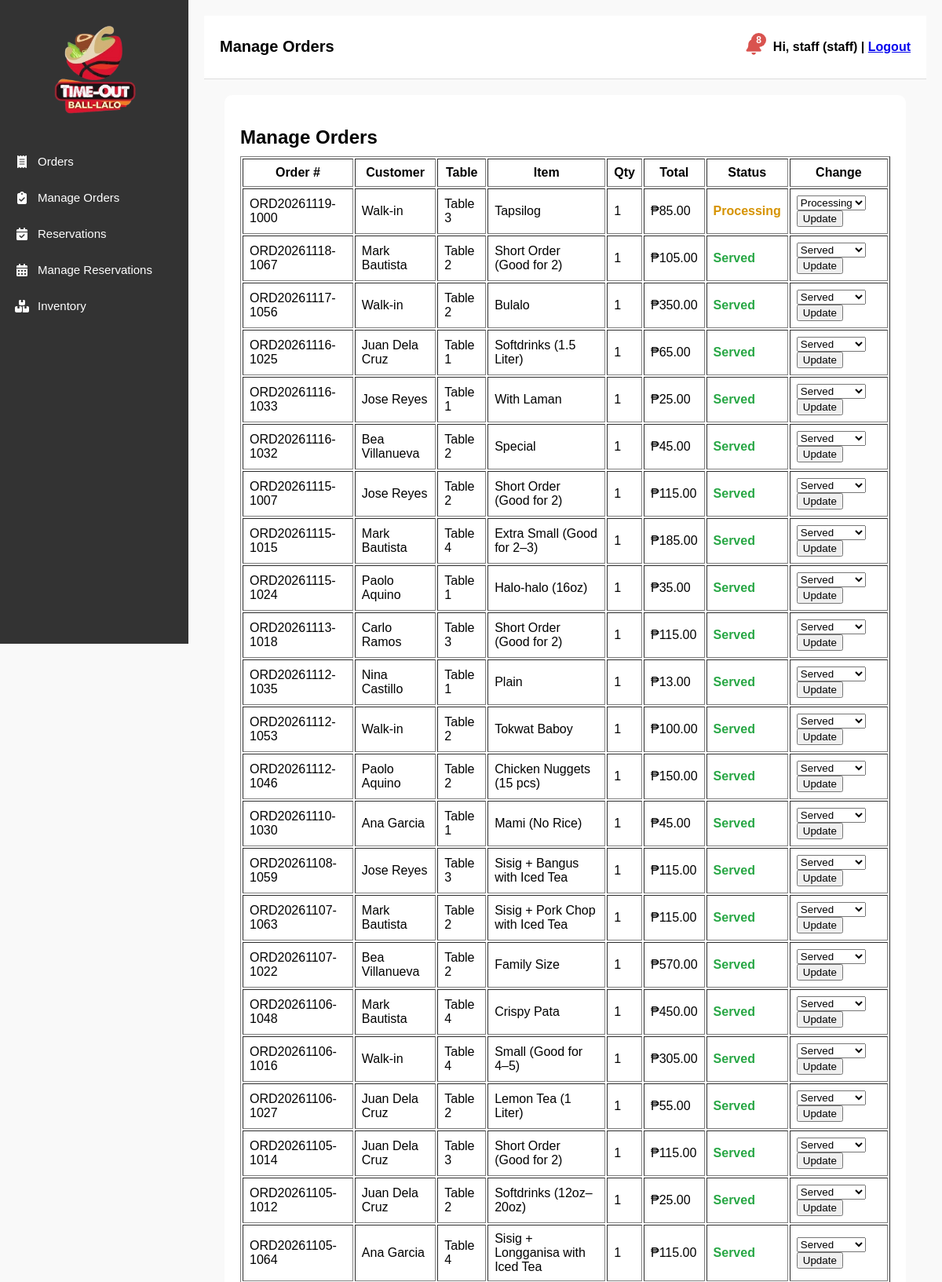
The page /pages/manage_orders.php (signed in, upper part) on the database its author committed.
### tables this page shows
CREATE TABLE orders (
  id INTEGER PRIMARY KEY AUTOINCREMENT,
  order_number TEXT DEFAULT NULL,
  customer_name TEXT NOT NULL,
  category TEXT DEFAULT NULL,
  product TEXT NOT NULL,
  quantity INTEGER NOT NULL,
  price REAL NOT NULL,
  total REAL DEFAULT NULL,
  table_no TEXT DEFAULT NULL,
  status TEXT DEFAULT 'Processing',
  order_date TEXT NOT NULL DEFAULT CURRENT_TIMESTAMP,
  item TEXT GENERATED ALWAYS AS (product) VIRTUAL
);

### demo/db_sqlite.php (called while the page is built, shortened)
<?php
class DemoResult
{
    public $num_rows = 0;
    private $rows;
    private $i = 0;
    public function __construct(array $rows)
    {
        $this->rows = $rows;
        $this->num_rows = count($rows);
    }
    public function fetch_assoc() { return $this->i < $this->num_rows ? $this->rows[$this->i++] : null; }
}
class DemoMysqli
{
    private $db;
    public function __construct(string $path)
    {
        $this->db = new SQLite3($path);
        $this->db->busyTimeout(3000);
        $this->db->exec('PRAGMA foreign_keys = ON');
        $this->db->createFunction('NOW', fn() => date('Y-m-d H:i:s'), 0);
        $this->db->createFunction('CURDATE', fn() => date('Y-m-d'), 0);
        $this->db->createFunction('CURTIME', fn() => date('H:i:s'), 0);
        $this->db->createFunction('DAY', fn($d) => $d === null ? null : (int) date('j', strtotime($d)), 1);
        $this->db->createFunction('MONTH', fn($d) => $d === null ? null : (int) date('n', strtotime($d)), 1);
        $this->db->createFunction('YEAR', fn($d) => $d === null ? null : (int) date('Y', strtotime($d)), 1);
        $this->db->createFunction('CONCAT', fn(...$a) => in_array(null, $a, true) ? null : implode('', $a), -1);
    }
    public function sqlite() { return $this->db; }
    public function query($sql)
    {
        $res = @$this->db->query($sql);
        $rows = [];
        while (($r = $res->fetchArray(SQLITE3_ASSOC)) !== false) $rows[] = $r;
        return new DemoResult($rows);
    }
}
function demo_db(): DemoMysqli
{
    $dir = is_dir('/persist') && is_writable('/persist') ? '/persist/ballalo-demo' : sys_get_temp_dir() . '/ballalo-demo';
    $path = $dir . '/restaurant.sqlite';
    $fresh = !file_exists($path);
    $conn = new DemoMysqli($path);
    if ($fresh) {
        $db = $conn->sqlite();
        $anchor = $db->querySingle("SELECT value FROM demo_meta WHERE key = 'anchor_date'");
        $shift = (int) round((strtotime(date('Y-m-d')) - strtotime($anchor)) / 86400);
        if ($shift !== 0) {
            $s = ($shift > 0 ? '+' : '') . $shift . ' days';
            $db->exec("UPDATE orders SET order_date = datetime(order_date, '$s')");
            $db->exec("UPDATE reservations SET reservation_date = date(reservation_date, '$s'), created_at = datetime(created_at, '$s')");
        }
        $hash = password_hash('demo1234', PASSWORD_DEFAULT);
        $st = $db->prepare("UPDATE users SET password = :h WHERE password = '__DEMO__'");
        $st->bindValue(':h', $hash, SQLITE3_TEXT);
        $st->execute();
    }
    return $conn;
}

### config/db.php (called while the page is built)
<?php
require_once __DIR__ . '/../demo/db_sqlite.php';
$conn = demo_db();

### includes/orders_functions.php (called while the page is built, shortened)
<?php
function getAllOrders($conn) {
    $sql = "SELECT * FROM orders ORDER BY order_date DESC";
    return $conn->query($sql);
}
?>

### pages/manage_orders.php (the view, shortened to what this page needs)
<?php
include '../config/db.php';
include '../includes/orders_functions.php';
$orders = getAllOrders($conn);
?>
<!doctype html>
<html lang="en">
<head>
<link rel="stylesheet" href="../assets/css/sidebar.css">
<link rel="stylesheet" href="../assets/css/dashboard.css">
<link rel="stylesheet" href="https://cdnjs.cloudflare.com/ajax/libs/font-awesome/6.5.0/css/all.min.css">
</head>
<body>
<?php include '../includes/sidebar.php'; ?>
<div class="main">
<?php include '../includes/header.php'; ?>
<div class="content">
    <div class="order-box">
        <h2>Manage Orders</h2>
        <table border="1" cellpadding="8" width="100%">
            <thead>
                <tr>
                    <th>Order #</th>
                    <th>Customer</th>
                    <th>Table</th>
                    <th>Item</th>
                    <th>Qty</th>
                    <th>Total</th>
                    <th>Status</th>
                    <th>Change</th>
                </tr>
            </thead>
            <tbody>
                <?php while ($row = $orders->fetch_assoc()): ?>
                <tr>
                    <td><?= $row['order_number'] ?></td>
                    <td><?= $row['customer_name'] ?></td>
                    <td><?= $row['table_no'] ?></td>
                    <td><?= $row['product'] ?></td>
                    <td><?= $row['quantity'] ?></td>
                    <td>₱<?= number_format($row['total'], 2) ?></td>
                    <td>
                        <span class="status-<?= strtolower($row['status']) ?>">
                            <?= $row['status'] ?>
                        </span>
                    </td>
                    <td>
                        <form method="POST">
                            <select name="status">
                                <option <?= $row['status']=="Processing" ? "selected" : "" ?>>Processing</option>
                                <option <?= $row['status']=="Served" ? "selected" : "" ?>>Served</option>
                            </select>
                            <button type="submit" name="update_status">Update</button>
                        </form>
                    </td>
                </tr>
                <?php endwhile; ?>
            </tbody>
        </table>
    </div>
</div>
</div>
</body>
</html>

### assets/css/sidebar.css (style rules this page uses)
.main { margin-left: 60px; padding: 20px; transition: margin-left 0.3s ease; }

### assets/css/dashboard.css (style rules this page uses)
body { margin: 0; font-family: Arial, sans-serif; background: #f9f9f9; }
.main { margin-left: 60px; padding: 20px; transition: margin-left 0.3s ease; }
.content { margin-top: 20px; }
.content h2 { margin-bottom: 10px; }

### pages/manage_orders.php (style rules this page uses)
.order-box { width: 90%; margin: auto; padding: 20px; background: #fff; border-radius: 10px; }
.status-processing { color: #d69300; font-weight: bold; }
.status-served { color: #28a745; font-weight: bold; }

### rows shown on the page
orders: order_number "ORD20261119-1000", customer_name "Walk-in", table_no "Table 3", product "Tapsilog", quantity "1", total "85.00", status "Processing"
orders: order_number "ORD20261118-1067", customer_name "Mark Bautista", table_no "Table 2", product "Short Order (Good for 2)", quantity "1", total "105.00", status "Served"
orders: order_number "ORD20261117-1056", customer_name "Walk-in", table_no "Table 2", product "Bulalo", quantity "1", total "350.00", status "Served"
orders: order_number "ORD20261116-1025", customer_name "Juan Dela Cruz", table_no "Table 1", product "Softdrinks (1.5 Liter)", quantity "1", total "65.00", status "Served"
orders: order_number "ORD20261116-1033", customer_name "Jose Reyes", table_no "Table 1", product "With Laman", quantity "1", total "25.00", status "Served"
orders: order_number "ORD20261116-1032", customer_name "Bea Villanueva", table_no "Table 2", product "Special", quantity "1", total "45.00", status "Served"
orders: order_number "ORD20261115-1007", customer_name "Jose Reyes", table_no "Table 2", product "Short Order (Good for 2)", quantity "1", total "115.00", status "Served"
orders: order_number "ORD20261115-1015", customer_name "Mark Bautista", table_no "Table 4", product "Extra Small (Good for 2–3)", quantity "1", total "185.00", status "Served"
orders: order_number "ORD20261115-1024", customer_name "Paolo Aquino", table_no "Table 1", product "Halo-halo (16oz)", quantity "1", total "35.00", status "Served"
orders: order_number "ORD20261113-1018", customer_name "Carlo Ramos", table_no "Table 3", product "Short Order (Good for 2)", quantity "1", total "115.00", status "Served"
orders: order_number "ORD20261112-1035", customer_name "Nina Castillo", table_no "Table 1", product "Plain", quantity "1", total "13.00", status "Served"
orders: order_number "ORD20261112-1053", customer_name "Walk-in", table_no "Table 2", product "Tokwat Baboy", quantity "1", total "100.00", status "Served"
orders: order_number "ORD20261112-1046", customer_name "Paolo Aquino", table_no "Table 2", product "Chicken Nuggets (15 pcs)", quantity "1", total "150.00", status "Served"
orders: order_number "ORD20261110-1030", customer_name "Ana Garcia", table_no "Table 1", product "Mami (No Rice)", quantity "1", total "45.00", status "Served"
orders: order_number "ORD20261108-1059", customer_name "Jose Reyes", table_no "Table 3", product "Sisig + Bangus with Iced Tea", quantity "1", total "115.00", status "Served"
orders: order_number "ORD20261107-1063", customer_name "Mark Bautista", table_no "Table 2", product "Sisig + Pork Chop with Iced Tea", quantity "1", total "115.00", status "Served"
orders: order_number "ORD20261107-1022", customer_name "Bea Villanueva", table_no "Table 2", product "Family Size", quantity "1", total "570.00", status "Served"
orders: order_number "ORD20261106-1048", customer_name "Mark Bautista", table_no "Table 4", product "Crispy Pata", quantity "1", total "450.00", status "Served"
orders: order_number "ORD20261106-1016", customer_name "Walk-in", table_no "Table 4", product "Small (Good for 4–5)", quantity "1", total "305.00", status "Served"
orders: order_number "ORD20261106-1027", customer_name "Juan Dela Cruz", table_no "Table 2", product "Lemon Tea (1 Liter)", quantity "1", total "55.00", status "Served"
orders: order_number "ORD20261105-1014", customer_name "Juan Dela Cruz", table_no "Table 3", product "Short Order (Good for 2)", quantity "1", total "115.00", status "Served"
orders: order_number "ORD20261105-1012", customer_name "Juan Dela Cruz", table_no "Table 2", product "Softdrinks (12oz–20oz)", quantity "1", total "25.00", status "Served"
orders: order_number "ORD20261105-1064", customer_name "Ana Garcia", table_no "Table 4", product "Sisig + Longganisa with Iced Tea", quantity "1", total "115.00", status "Served"

### other values the page prints
$pageTitle "Manage Orders"
$lowStockCount "8"
$activeUser['username'] "staff"
$activeUser['role'] "staff"
